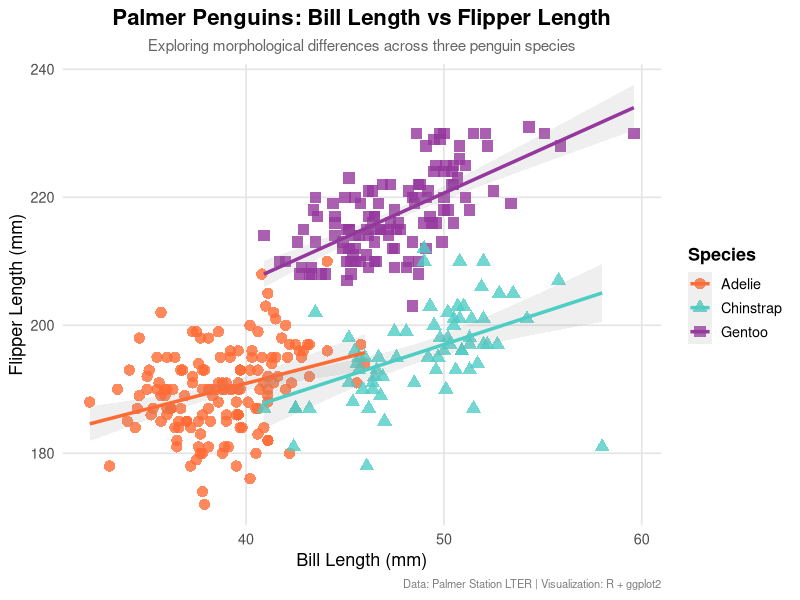

Reproduce this figure in R.
## ---- chunk 1
suppressPackageStartupMessages(library(tidyverse))
suppressPackageStartupMessages(library(palmerpenguins))
## ---- chunk 2
# Beautiful Palmer Penguins Visualization
# Install and load required packages

library(palmerpenguins)
library(ggplot2)
library(dplyr)

# Load the penguins dataset
data(penguins)

# Create a beautiful scatter plot
penguins %>%
  filter(!is.na(bill_length_mm), !is.na(flipper_length_mm)) %>%
  ggplot(aes(x = bill_length_mm, 
             y = flipper_length_mm, 
             color = species,
             shape = species)) +
  geom_point(size = 3.5, alpha = 0.8) +
  geom_smooth(method = "lm", se = TRUE, alpha = 0.15, linewidth = 1.2) +
  scale_color_manual(values = c("Adelie" = "#FF6B35",
                                 "Chinstrap" = "#4ECDC4",
                                 "Gentoo" = "#95389E")) +
  labs(title = "Palmer Penguins: Bill Length vs Flipper Length",
       subtitle = "Exploring morphological differences across three penguin species",
       x = "Bill Length (mm)",
       y = "Flipper Length (mm)",
       color = "Species",
       shape = "Species",
       caption = "Data: Palmer Station LTER | Visualization: R + ggplot2") +
  theme_minimal(base_size = 13) +
  theme(
    plot.title = element_text(face = "bold", size = 16, hjust = 0.5),
    plot.subtitle = element_text(size = 11, hjust = 0.5, color = "gray40"),
    plot.caption = element_text(size = 8, color = "gray50"),
    legend.position = "right",
    legend.title = element_text(face = "bold"),
    panel.grid.minor = element_blank(),
    panel.grid.major = element_line(color = "gray90"),
    plot.background = element_rect(fill = "white", color = NA),
    panel.background = element_rect(fill = "white", color = NA)
  )

# Display summary statistics
cat("\n=== Dataset Summary ===\n")
penguins %>%
  group_by(species) %>%
  summarise(
    count = n(),
    avg_bill_length = round(mean(bill_length_mm, na.rm = TRUE), 1),
    avg_flipper_length = round(mean(flipper_length_mm, na.rm = TRUE), 1)
  ) %>%
  print()
